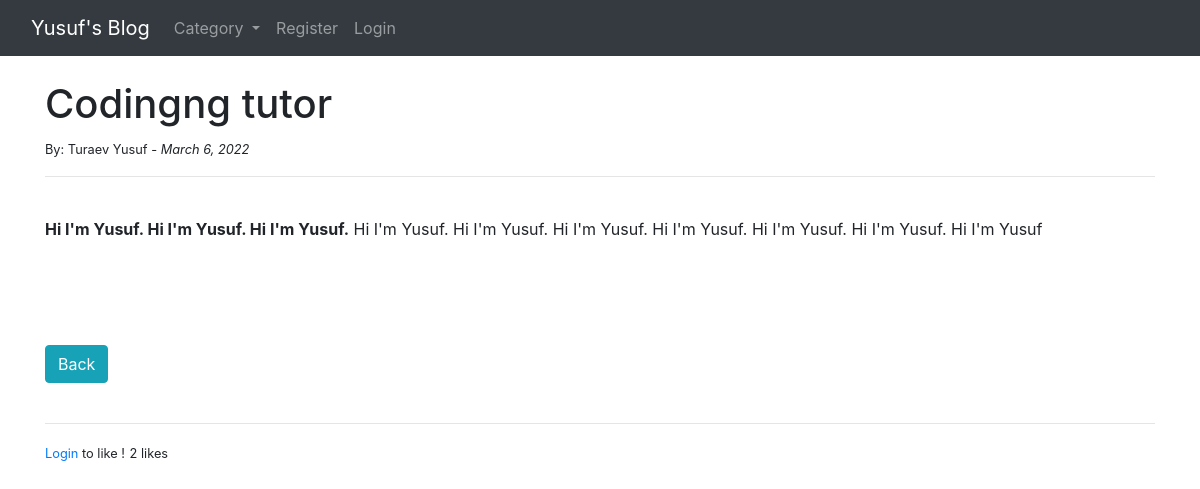
The app's page /article/13 with its own data.
### blog/models.py (models this page shows, shortened)
class Post(models.Model):
    title = models.CharField(max_length=255)
    header_image = models.ImageField(upload_to='images/', null=True, blank=True)
    tag = models.CharField(max_length=255, null=True, blank=True)
    author = models.ForeignKey(User, on_delete=models.CASCADE)
    body = RichTextField(blank=True, null=True)
    post_date = models.DateField(auto_now_add=True)
    category = models.ForeignKey(Category, on_delete=models.CASCADE, null=True, blank=True)
    snippet = models.CharField(max_length=255, default='Click Link Above To Read Blog Post...')
    likes = models.ManyToManyField(User, related_name='blog_posts')
    def total_likes(self):
        return self.likes.count()

### blog/views.py (the view)
# urls.py: path('article/<int:pk>', ArticleDetailView.as_view(), name="article-detail"),
class ArticleDetailView(DetailView):
    model = Post
    template_name = "blog/article_details.html"
    context_object_name = "post"
    def get_context_data(self, *args, **kwargs):
        cat_menu = Category.objects.all()
        context = super(ArticleDetailView, self).get_context_data(**kwargs)
        stuff = get_object_or_404(Post, id=self.kwargs['pk'])
        total_likes = stuff.total_likes()
        liked = False
        if stuff.likes.filter(id=self.request.user.id).exists():
            liked = True
        context["cat_menu"] = cat_menu
        context["total_likes"] = total_likes
        context["liked"] = liked
        return context

### blog/models.py (called while the page is built)
    def __str__(self):
        return self.name

### blog/templates/blog/article_details.html (shortened to what this page needs)
{% extends "base.html" %}
{% block content %}
    <h1>{{ post.title }}</h1>
    <small>By: {{ post.author.first_name }} {{ post.author.last_name }} - <span><i>{{ post.post_date }}</i></span>
    </small><br>
    <hr>
    <br>
    {{ post.body|safe }}
    <br>
    <br>
    <a href="{% url 'home' %}" class="btn btn-info">Back</a>
    <br>
    <br>
    <hr>
    {% if user.is_authenticated %}
        <form action="{% url 'like_post' post.pk %}" method="post">
            {% csrf_token %}
            {% if liked %}
                <button type="submit" name="post_id" value="{{ post.id }}" class="btn btn-danger btn-sm">Unlike</button>
            {% else %}
                <button type="submit" name="post_id" value="{{ post.id }}" class="btn btn-primary btn-sm">Like</button>
            {% endif %}
        </form>
    {% else %}
        <small><a href="{% url 'login' %}">Login</a> to like !</small>
    {% endif %}
    <small>{{ total_likes }} likes</small>
{% endblock %}

### records on screen
Post: title "Codingng tutor", author.first_name "Turaev", author.last_name "Yusuf", post_date "March 6, 2022", body "Hi I'm Yusuf. Hi I'm Yusuf. Hi I'm Yusuf. Hi I'm Yusuf. Hi I'm Yusuf. Hi I'm Yusuf. Hi I'm Yusuf. Hi I'm Yusuf. Hi I'm Yusuf. Hi I'm Yusuf"

### other values on screen
{{ total_likes }} "2"
